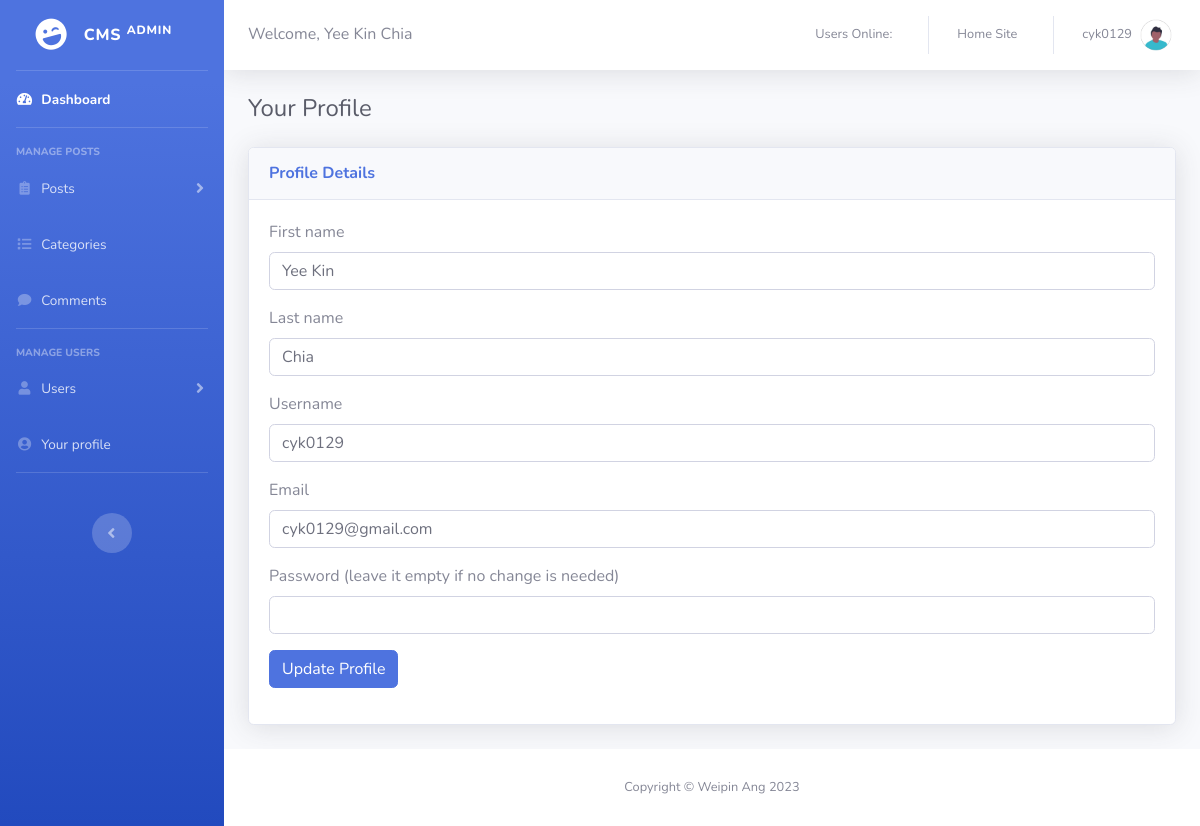
The app's page /admin/profile.php (signed in) with its own data.
### tables this page shows
CREATE TABLE `users` (
  `user_id` int(3) NOT NULL,
  `username` varchar(255) NOT NULL,
  `user_password` varchar(255) NOT NULL,
  `user_firstname` varchar(255) NOT NULL,
  `user_lastname` varchar(255) NOT NULL,
  `user_email` varchar(255) NOT NULL,
  `user_image` text NOT NULL,
  `user_role` varchar(255) NOT NULL
);

### admin/profile.php (the view, shortened to what this page needs)
<?php include "includes/admin_header.php"; ?>
<?php
if (isset($_SESSION['username'])) {
    $username = $_SESSION['username'];
    $query = "SELECT * FROM users WHERE username='$username'";
    $select_user_profile_query = mysqli_query($connection, $query);
    while ($row = mysqli_fetch_assoc($select_user_profile_query)) {
        $username = $row['username'];
        $user_firstname = $row['user_firstname'];
        $user_lastname = $row['user_lastname'];
        $user_email = $row['user_email'];
    }
}
?>
    <div id="wrapper">
    <?php include "includes/admin_navigation.php"; ?>
        <div id="content-wrapper" class="d-flex flex-column">
            <div class="container-fluid">
                <h1 class="h4 mb-4 text-gray-800">Your Profile</h1>
                <div class="row">
                    <div class="col-lg-12">
                        <div class="card shadow mb-4">
                            <div class="card-header py-3">
                                <h6 class="m-0 font-weight-bold text-primary">Profile Details</h6>
                            </div>
                            <div class="card-body">
                                <form action="" method="post" enctype="multipart/form-data" autocomplete="off">
                                    <div class="form-group">
                                        <label for="user_firstname">First name</label></br>
                                        <input class="form-control" type="text" name="user_firstname" id="user_firstname" value="<?php if (isset($user_firstname)) {echo $user_firstname; } ?>" required>
                                    </div>
                                    <div class="form-group">
                                        <label for="user_lastname">Last name</label>
                                        <input class="form-control" type="text" name="user_lastname" id="user_lastname" value="<?php if (isset($user_lastname)) {echo $user_lastname; } ?>" required>
                                    </div>
                                    <div class="form-group">
                                        <label for="username">Username</label>
                                        <input class="form-control" type="text" name="username" id="username" value="<?php if (isset($username)) {echo $username; } ?>" required>
                                    </div>
                                    <div class="form-group">
                                        <label for="user_email">Email</label>
                                        <input class="form-control" type="email" name="user_email" id="user_email" value="<?php if (isset($user_email)) {echo $user_email; } ?>" required>
                                    </div>
                                    <div class="form-group">
                                        <label for="user_password">Password (leave it empty if no change is needed)</label>
                                        <input class="form-control" type="password" name="user_password" id="user_password" value="">
                                    </div>
                                    <div class="form-group">
                                        <input class="btn btn-primary" type="submit" name="update_profile" value="Update Profile">
                                    </div>
                                </form>
                            </div>
                        </div>
                    </div>
                </div>
            </div>
        </div>
        <?php include "includes/admin_footer.php"; ?>

### records on screen
users: user_firstname "Yee Kin", user_lastname "Chia", username "cyk0129", user_email "cyk0129@gmail.com"

### other values on screen
$_SESSION['firstname'] "Yee Kin"
$_SESSION['lastname'] "Chia"
$_SESSION['username'] "cyk0129"
